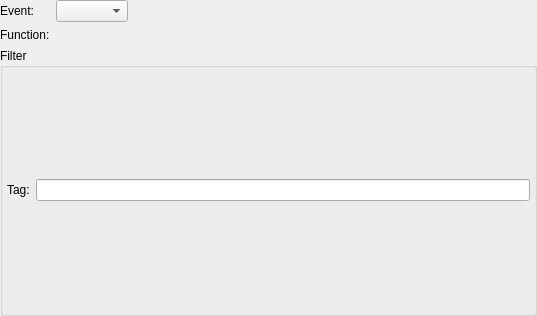
<?xml version="1.0" encoding="UTF-8"?>
<ui version="4.0">
 <class>EventTriggerWidget</class>
 <widget class="QWidget" name="EventTriggerWidget">
  <property name="geometry">
   <rect>
    <x>0</x>
    <y>0</y>
    <width>537</width>
    <height>316</height>
   </rect>
  </property>
  <layout class="QGridLayout" name="eventtrigger_grid">
   <property name="leftMargin">
    <number>0</number>
   </property>
   <property name="topMargin">
    <number>0</number>
   </property>
   <property name="rightMargin">
    <number>0</number>
   </property>
   <property name="bottomMargin">
    <number>0</number>
   </property>
   <item row="0" column="0">
    <widget class="QLabel" name="event_lbl">
     <property name="text">
      <string>Event:</string>
     </property>
    </widget>
   </item>
   <item row="0" column="1">
    <layout class="QHBoxLayout" name="horizontalLayout">
     <item>
      <widget class="QComboBox" name="event_cmb"/>
     </item>
     <item>
      <spacer name="horizontalSpacer">
       <property name="orientation">
        <enum>Qt::Horizontal</enum>
       </property>
       <property name="sizeHint" stdset="0">
        <size>
         <width>383</width>
         <height>20</height>
        </size>
       </property>
      </spacer>
     </item>
    </layout>
   </item>
   <item row="1" column="0">
    <widget class="QLabel" name="function_lbl">
     <property name="text">
      <string>Function:</string>
     </property>
    </widget>
   </item>
   <item row="2" column="0" colspan="2">
    <widget class="QGroupBox" name="filter_gb">
     <property name="sizePolicy">
      <sizepolicy hsizetype="Preferred" vsizetype="Expanding">
       <horstretch>0</horstretch>
       <verstretch>0</verstretch>
      </sizepolicy>
     </property>
     <property name="title">
      <string>Filter</string>
     </property>
     <layout class="QVBoxLayout" name="filter_layout">
      <property name="leftMargin">
       <number>4</number>
      </property>
      <property name="topMargin">
       <number>4</number>
      </property>
      <property name="rightMargin">
       <number>4</number>
      </property>
      <property name="bottomMargin">
       <number>4</number>
      </property>
      <item>
       <layout class="QHBoxLayout" name="horizontalLayout_2">
        <item>
         <widget class="QLabel" name="tag_lbl">
          <property name="text">
           <string>Tag:</string>
          </property>
         </widget>
        </item>
        <item>
         <widget class="QLineEdit" name="tag_edt"/>
        </item>
       </layout>
      </item>
     </layout>
    </widget>
   </item>
  </layout>
 </widget>
 <resources/>
 <connections/>
</ui>
